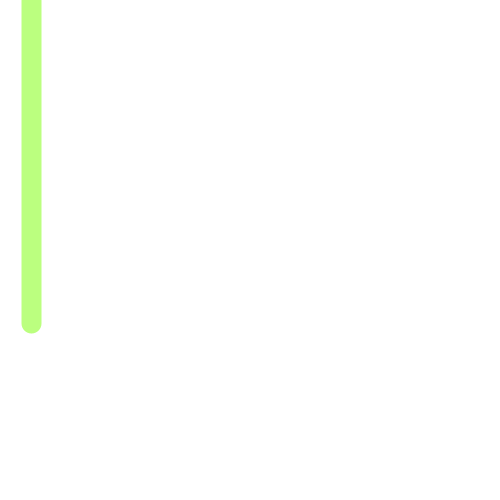
Frame 1 (no input)
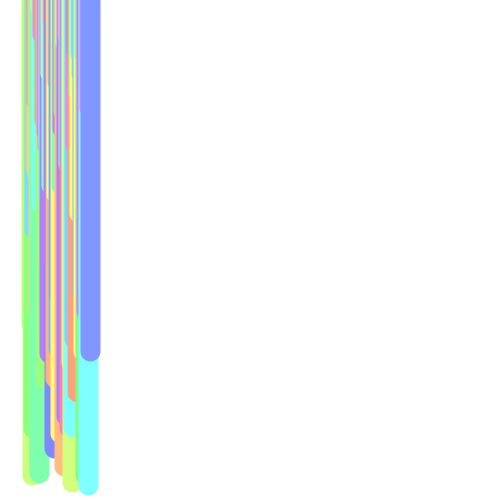
Frame 60 (the mouse pressed at the canvas centre just before this capture)
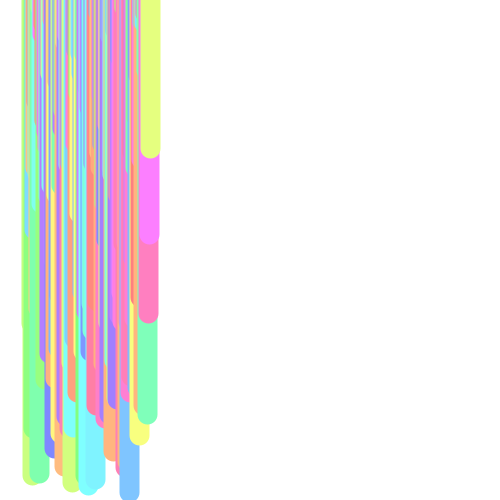
Frame 120 (the mouse held since frame 60 and released just before this capture)

The Processing sketch that drew these frames (run headless with seeded random() and noise(); from frame 60 on, the mouse is pressed at the canvas centre):

// Processing sketch: E2
// ── E2.pde
int x=30;
void setup(){
  size(500,500);
  background(255);
}

void draw(){
  int y;
  y=floor(random(0,500));
  x++;
  x%=500;
  
  colorMode(HSB, 200);
  int a;
  a=floor(random(200));

  stroke(a,100,200);
  strokeWeight(20);
  line(x,0,x,y);
}
